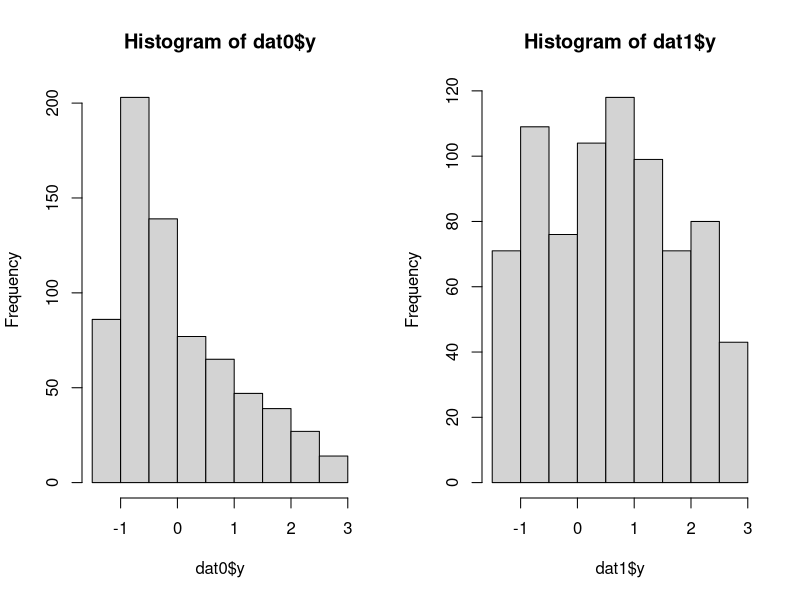
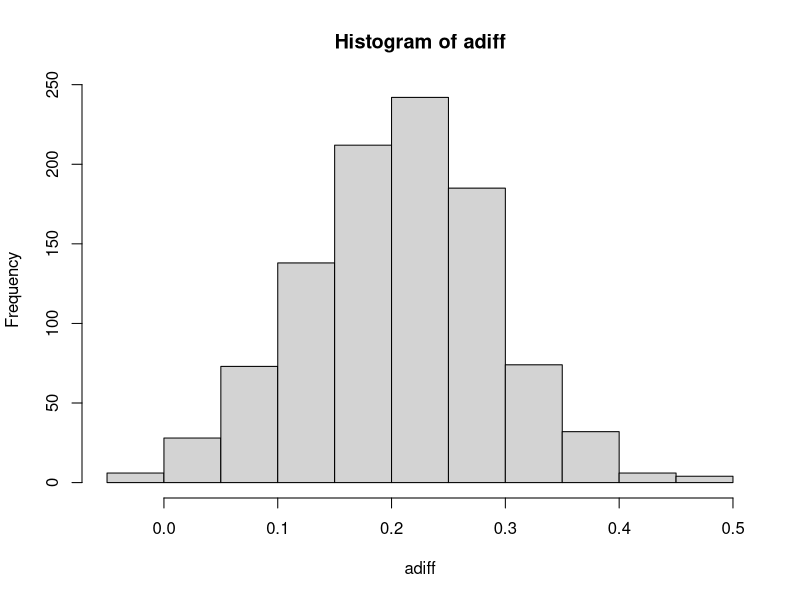
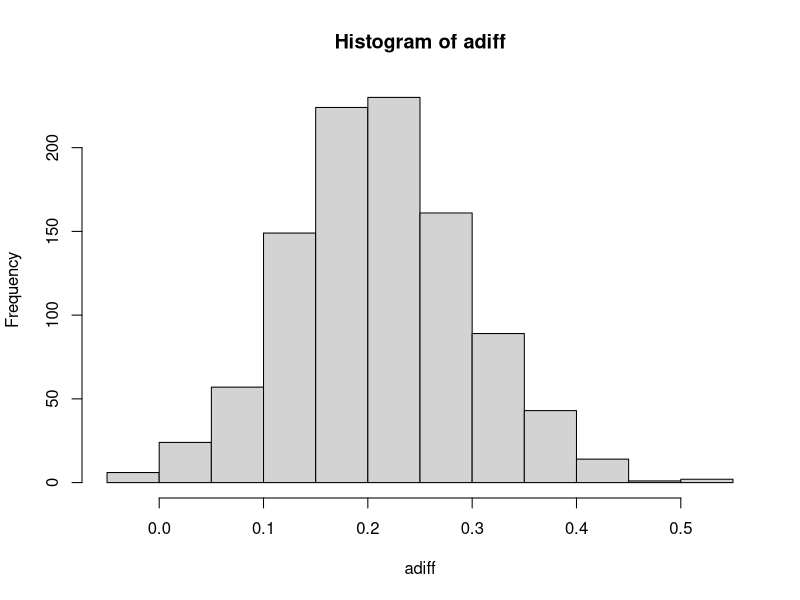
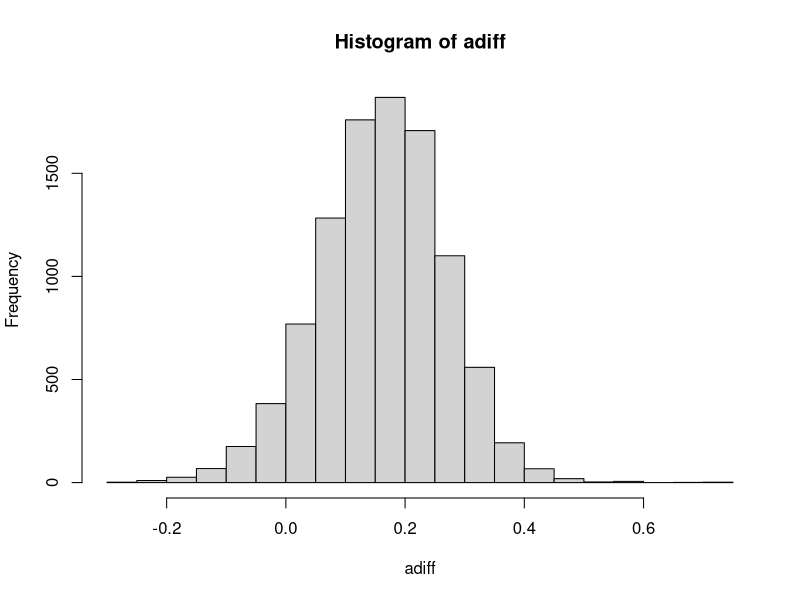

Recreate these plots in R, in order.
setwd("~/binary-regressor/examples/Afghanistan/")
library(foreign)
kids <- read.dta("afghanistan_anonymized_data.dta")

labels <- attributes(kids)$var.labels
labels <- cbind(names(kids), labels)
labels

# Note: there are some mistakes in the data dictionary!


# The variable "treatment" is actually our instrument
# --- living in a village that gets a school
z <- kids$treatment

# The variable "f08_formal_school" is our treatment
# --- enrolled in formal school, Spring 2008 
x <- kids$s08_formal_school

# The variable "s08_formal_school" is our outcome
# --- total normalized test score, Spring 2008
y <- kids$s08_both_norma_total

dat <- data.frame(x,y,z)
dat <- na.omit(dat)
dat0 <- subset(dat, z == 0)
dat1 <- subset(dat, z == 1)

table(dat0$x)
table(dat1$x)

par(mfrow = c(1,2))
hist(dat0$y)
hist(dat1$y)
par(mfrow = c(1,1))


est <- function(inData){
  OLS <- with(inData, cov(x,y)/var(x))
  IV <- with(inData, cov(z,y)/cov(z,x))
  dat0 <- subset(inData, z == 0)
  dat1 <- subset(inData, z == 1)
  p1_hat <- mean(dat1$x) 
  p0_hat <- mean(dat0$x) 
  W <- IV
  Dy2 <- mean(dat1$y^2) - mean(dat0$y^2)
  DyT <- mean(dat1$y * dat1$x) - mean(dat0$y * dat0$x)
  R <- (Dy2 - 2 * W * DyT) / (W * (p1_hat - p0_hat))
  a1_a0 <- 1 + R/W 
  Dy3 <- mean(dat1$y^3) - mean(dat0$y^3)
  Dy2T <- mean(dat1$y^2 * dat1$x) - mean(dat0$y^2 * dat0$x)
  S <- (Dy3 - 3 * W * (Dy2T + R * DyT)) / (W * (p1_hat - p0_hat))
  term1 <- -0.5 * R/W
  disc <- sqrt(3 * R^2 - 2 * S)
  term2 <- 0.5 * disc/W
  root1 <- term1 + term2
  root2 <- term1 - term2
  out <- c(OLS, IV, a1_a0, root1, root2)
  names(out) <- c("OLS", "IV", "a1_a0", "root1", "root2")
  return(out)
}

est(dat)

badboot <- function(){
  dat0_boot <- dat0[sample(1:nrow(dat0), replace = TRUE),]
  dat1_boot <- dat1[sample(1:nrow(dat1), replace = TRUE),]
  dat_boot <- rbind(dat0_boot, dat1_boot)
  est(dat_boot)
}

worseboot <- function(){
  dat_boot <- dat[sample(1:nrow(dat), replace = TRUE),]
  est(dat_boot)
}

set.seed(11)
badbootdraws <- as.data.frame(t(replicate(1000, badboot())))
head(badbootdraws)
adiff <- badbootdraws$a1_a0
hist(adiff)
quantile(adiff, c(0.025, 0.975))
mean(adiff)

set.seed(11)
worsebootdraws <- as.data.frame(t(replicate(1000, worseboot())))
head(worsebootdraws)
adiff <- worsebootdraws$a1_a0
hist(adiff)
quantile(adiff, c(0.025, 0.975))
mean(adiff)

# Try partialling out the exogenous covariates
# --- If they are not mis-measured, then IV gives the right coeffs for these!
datCovariates <- with(kids, data.frame(x, y, z,
                                       "c" = clustercode,
                                       "female" = s08_girls_cnt,
                                       "age" = s08_age_cnt,
                                       "yrsvill" = s08_duration_village_cnt,
                                       "farsi" = s08_farsi_cnt,
                                       "tajik" = s08_tajik_cnt,
                                       "farmers" = s08_farmer_cnt,
                                       "agehead" = s08_age_head_cnt,
                                       "educhead" = s08_yrs_ed_head_cnt,
                                       "nhh" = s08_num_ppl_hh_cnt,
                                       "land" = s08_jeribs_cnt,
                                       "sheep" = s08_num_sheep_cnt,
                                       "distschool" = s08_nearest_scl))

# remove missing observations
datCovariates <- na.omit(datCovariates)

# Partial out the covariates using 2SLS since coeffs for exog regressors are
# not affected by the measurement error in the binary indicator
library(sem)
b_tsls <- tsls(y ~ x + female + age + yrsvill + farsi + tajik + farmers +
                  agehead + educhead + nhh + land + sheep + distschool,
                 ~ z + female + age + yrsvill + farsi + tajik + farmers + 
                 agehead + educhead + nhh + land + sheep + distschool, 
              data = datCovariates)$coefficients

b_adjust <- b_tsls
b_adjust[2] <- 0
y_adjust <- datCovariates$y - model.matrix(~ x + female + age + yrsvill + 
                                             farsi + tajik + farmers + 
                                             agehead + educhead + nhh + 
                                             land + sheep + distschool, 
                                           data = datCovariates) %*% b_adjust

datCovariates$y_adjust <- y_adjust

dat2 <- with(datCovariates, data.frame("x" = x, "y" = y_adjust, "z" = z))
est(dat2)

# Try bootstraps that impose the cluster structure


# form groups for cluster bootstrapping
cfull <- unique(datCovariates$c)
datCovariates0 <- subset(datCovariates, z == 0)
c0 <- unique(datCovariates0$c)
datCovariates1 <- subset(datCovariates, z == 1)
c1 <- unique(datCovariates1$c)

# Form lists of village clusters for boostrapping
clust1 <- lapply(c1, function(x) datCovariates[datCovariates$c == x,])
clust0 <- lapply(c0, function(x) datCovariates[datCovariates$c == x,]) 

first_stage <- formula(~ z + female + age + yrsvill + farsi + tajik + 
                         farmers + agehead + educhead + nhh + land + 
                         sheep + distschool)
second_stage <- formula(~ x + female + age + yrsvill + farsi + tajik + 
                          farmers + agehead + educhead + nhh + land + 
                          sheep + distschool)

# Try a bootstrap without covariates imposing cluster structure
goodboot <- function(){
  dat0_boot <- do.call("rbind", clust0[sample(1:length(clust0), replace = TRUE)])
  dat1_boot <- do.call("rbind", clust1[sample(1:length(clust1), replace = TRUE)])
  dat_boot <- rbind(dat0_boot, dat1_boot)
  y <- matrix(dat_boot$y)
  X <- model.matrix(second_stage, dat_boot)
  Z <- model.matrix(first_stage, dat_boot)
  Qz <- qr.Q(qr(Z))
  Xtilde <- crossprod(Qz, X)
  ytilde <- crossprod(Qz, y)
  qrTilde <- qr(Xtilde)
  Rtilde <- qr.R(qrTilde)
  Qtilde <- qr.Q(qrTilde)
  b_IV <- backsolve(Rtilde, crossprod(Qtilde, ytilde))
  b_IV[2] <- 0
  y_boot_adjust <- y - X %*% b_IV
  est(data.frame("x" = dat_boot$x, "y" = y_boot_adjust, "z" = dat_boot$z))
}


set.seed(11)
goodbootdraws <- as.data.frame(t(replicate(10000, goodboot())))
head(goodbootdraws)
adiff <- goodbootdraws$a1_a0
hist(adiff)
quantile(adiff, c(0.025, 0.975))
mean(adiff)
